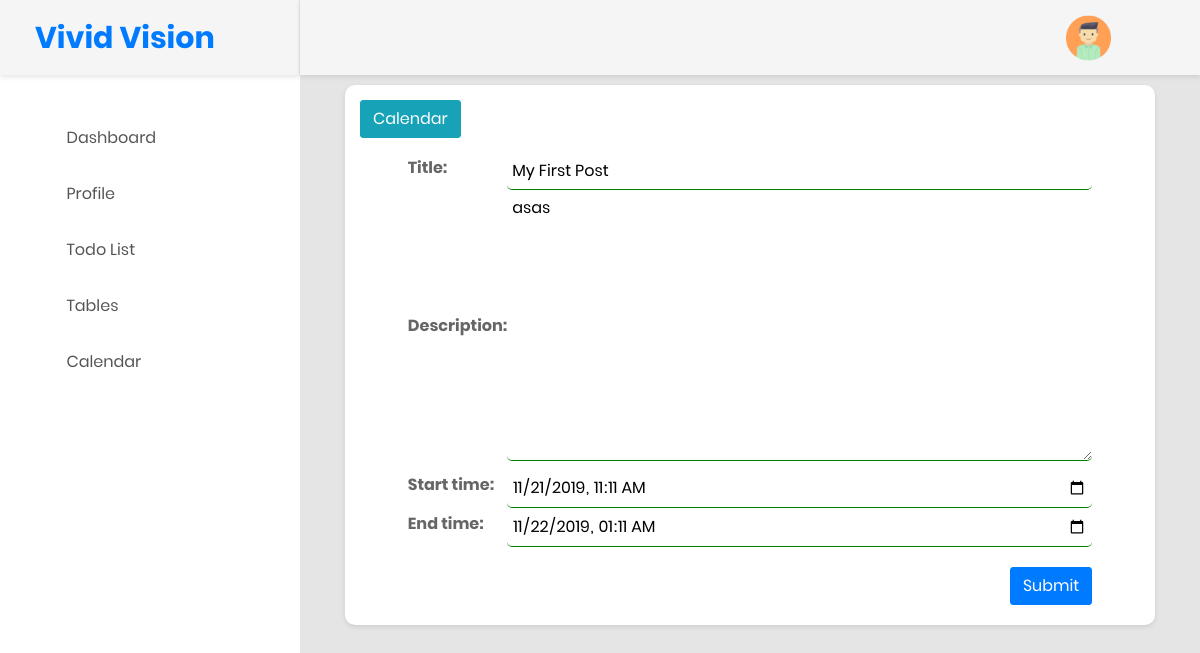
The page /event/edit/1/ on the database its author committed.
### cal/models.py (models this page shows, shortened)
class Event(models.Model):
    title = models.CharField(max_length=200)
    description = models.TextField()
    start_time = models.DateTimeField()
    end_time = models.DateTimeField()

### cal/views.py (the view)
# urls.py: url(r'^event/edit/(?P<event_id>\d+)/$', views.event, name='event_edit'),
def event(request, event_id=None):
    instance = Event()
    if event_id:
        instance = get_object_or_404(Event, pk=event_id)
    else:
        instance = Event()
    form = EventForm(request.POST or None, instance=instance)
    if request.POST and form.is_valid():
        form.save()
        return HttpResponseRedirect(reverse('cal:calendar'))
    return render(request, 'cal/event.html', {'form': form})

### cal/forms.py
class EventForm(ModelForm):
  class Meta:
    model = Event
    widgets = {
      'start_time': DateInput(attrs={'type': 'datetime-local'}, format='%Y-%m-%dT%H:%M'),
      'end_time': DateInput(attrs={'type': 'datetime-local'}, format='%Y-%m-%dT%H:%M'),
    }
    fields = '__all__'
  def __init__(self, *args, **kwargs):
    super(EventForm, self).__init__(*args, **kwargs)
    self.fields['start_time'].input_formats = ('%Y-%m-%dT%H:%M',)
    self.fields['end_time'].input_formats = ('%Y-%m-%dT%H:%M',)

### cal/templates/cal/event.html (shortened to what this page needs)
{% extends 'dashboard/base_dash.html' %}
{% load staticfiles %}
  {% block dash_block %}
  <link rel="stylesheet" type="text/css" href="{% static 'cal/css/styles.css' %}">
  <div class="section__content section__content--p30">
    <div class="container-fluid">
      <div class="row">
        <div class="col">
          <div class="au-card">
            <div class="clearfix">
              <a class="btn btn-info left" href="{% url 'cal:calendar' %}"> Calendar </a>
            </div>
            <form method="post">
              <table class="form form-table">
                {{ form }}
                <tr><td colspan="2"><button type="submit" class="btn btn-primary right">Submit</button></td></tr>
              </table>
            </form>
            </div>
          </div>
        </div>
      </div>
    </div>
{% endblock %}

### cal/static/cal/css/styles.css (style rules this page uses)
.left { float: left; }
.right { float: right; }
.au-card { padding: 0; }
.clearfix { margin: 15px; }
.form { margin: auto; }
.form input, .form select, .form textarea { border-radius: 5px; border-bottom: 1px solid green; padding: 5px; width: 100%; }
.btn-primary { margin-top: 20px; margin-bottom: 20px; }
a { color: #17a2b8; }

### rows shown on the page
Event: title "My First Post", description "asas", start_time "11/21/2019 11:11", end_time "11/22/2019 01:11"
